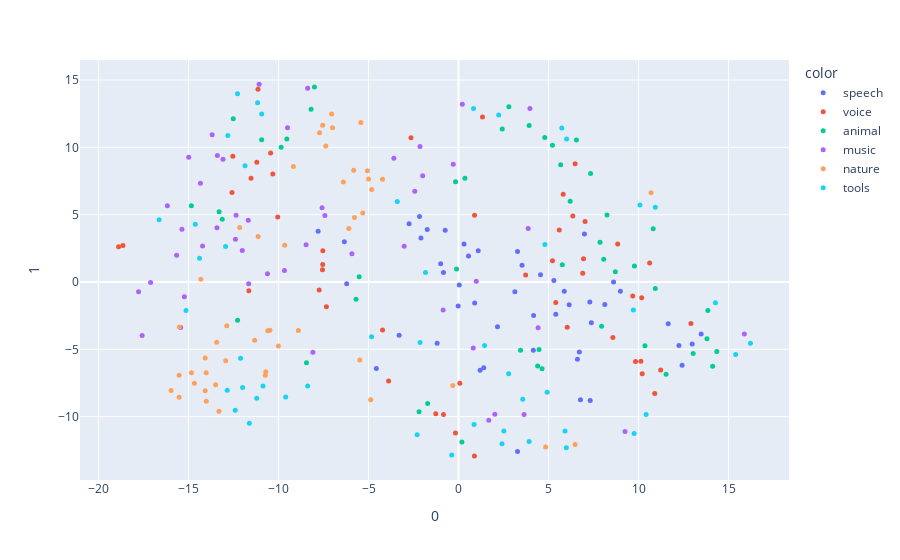
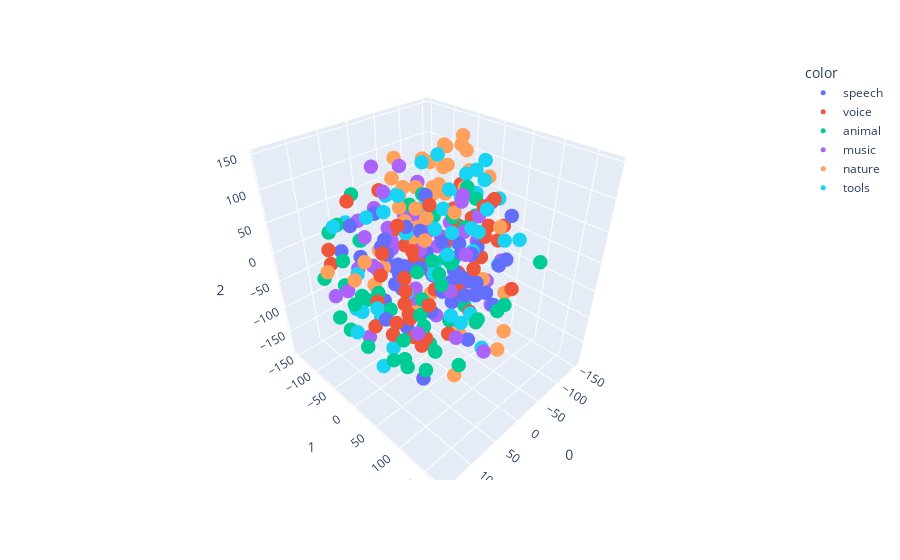

These figures' notebook cell, in order:
### Code cell
X_embedded = TSNE(n_components=2).fit_transform(data_sel_norm)
fig_2d = px.scatter(X_embedded, x=0, y=1, color=data_labels)

tsne = TSNE(n_components=3, random_state=0)
projections = tsne.fit_transform(data_sel_norm, )

fig_3d = px.scatter_3d(
    projections, x=0, y=1, z=2,
    color=data_labels
)

fig_2d.update_traces(marker_size=5)
fig_3d.update_traces(marker_size=5)

fig_2d.show()
fig_3d.show()
